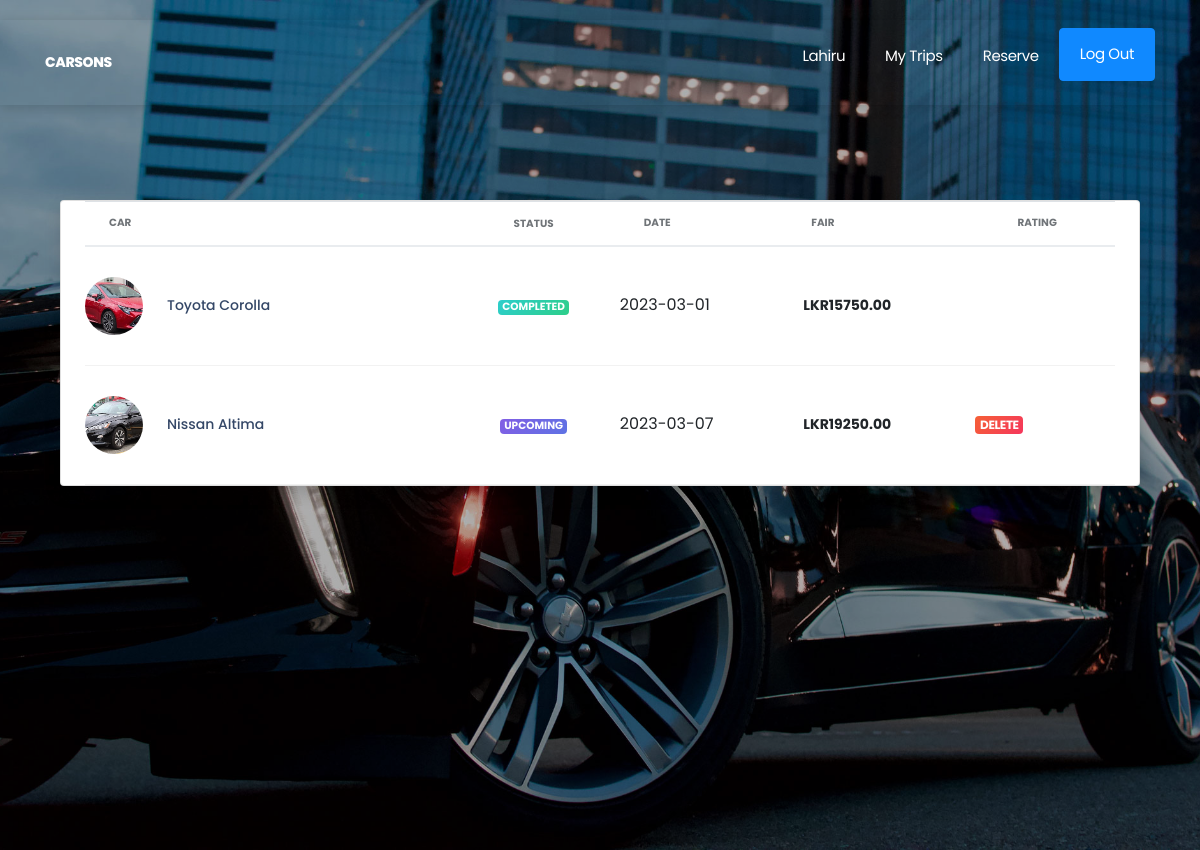
The app's page /trips.php (signed in) with its own data.
### tables this page shows
CREATE TABLE `users` (
  `UserID` int(11) NOT NULL,
  `UserName` varchar(50) NOT NULL,
  `Password` varchar(255) NOT NULL,
  `UserType` enum('user','admin') NOT NULL DEFAULT 'user',
  `Avatar` varchar(255) NOT NULL DEFAULT '../assets/img/default.png'
);

CREATE TABLE `reservations` (
  `ReservationID` int(11) NOT NULL,
  `UserID` int(11) NOT NULL,
  `CarID` int(11) NOT NULL,
  `PickupDate` date NOT NULL,
  `ReturnDate` date NOT NULL,
  `TotalPrice` decimal(10,2) NOT NULL,
  `Status` varchar(12) NOT NULL DEFAULT 'Upcoming'
);

CREATE TABLE `cars` (
  `CarID` int(11) NOT NULL,
  `Make` varchar(50) NOT NULL,
  `Model` varchar(50) NOT NULL,
  `Year` int(11) NOT NULL,
  `RentalPrice` decimal(10,2) NOT NULL,
  `Available` tinyint(1) NOT NULL DEFAULT 1,
  `ViewCar` varchar(255) NOT NULL
);

### trips.php (the view, shortened to what this page needs)
<?php
require_once './config/dbconnect.php';
$username = $_SESSION["username"];
$sql = "SELECT * FROM users WHERE UserName='$username'";
$result = mysqli_query($conn, $sql);
$row = mysqli_fetch_assoc($result);
$userid = $row["UserID"];
?>
<!DOCTYPE html>
<html lang="en">
<head>
  <link href="./assets/css/font-awesome.css" rel="stylesheet" />
  <link id="pagestyle" href="./admin/assets/css/argon-dashboard.css?v=2.0.4" rel="stylesheet" />
  <link rel="stylesheet" href="css/open-iconic-bootstrap.min.css">
  <link rel="stylesheet" href="css/animate.css">
  <link rel="stylesheet" href="css/owl.carousel.min.css">
  <link rel="stylesheet" href="css/owl.theme.default.min.css">
  <link rel="stylesheet" href="css/magnific-popup.css">
  <link rel="stylesheet" href="css/aos.css">
  <link rel="stylesheet" href="css/ionicons.min.css">
  <link rel="stylesheet" href="css/bootstrap-datepicker.css">
  <link rel="stylesheet" href="css/jquery.timepicker.css">
  <link rel="stylesheet" href="css/flaticon.css">
  <link rel="stylesheet" href="css/icomoon.css">
  <link rel="stylesheet" href="css/style.css">
</head>
<body>
  <nav class="navbar navbar-expand-lg navbar-dark ftco_navbar bg-dark ftco-navbar-light" id="ftco-navbar">
    <div class="container">
      <a class="navbar-brand" href="index.php">Carsons</a>
      <div class="collapse navbar-collapse" id="ftco-nav">
        <ul class="navbar-nav ml-auto">
          <li class="nav-item"><a href="./profile.php" class="nav-link"><?php echo ucwords($row['UserName']); ?></a></li>
          <li class="nav-item"><a href="./trips.php" class="nav-link">My Trips</a></li>
          <li class="nav-item"><a href="./reserve.php" class="nav-link">Reserve</a></li>
          <li class="nav-item btn btn-primary rounded" style="padding: 0px;"><a href="./auth/logout.php" class="nav-link">Log
              Out</a>
          </li>
        </ul>
      </div>
    </div>
  </nav>
  <section class="hero-wrap " style="background-image: url('images/bg_2.jpg');">
    <div class=" container">
      <div class="row ftco-animate align-items-center" style="margin-top: 200px;">
        <div class="col-md-12">
          <div class="container">
            <div class="px-4 card card-profile shadow mt--300">
              <div class="table-responsive p-0">
                <table class="table align-items-center justify-content-center mb-0">
                  <thead>
                    <tr>
                      <th class="text-uppercase text-dark text-xxs font-weight-bolder opacity-7 ">Car</th>
                      <th class="text-uppercase text-dark text-xxs font-weight-bolder opacity-7 align-middle text-center text-sm">Status</th>
                      <th class="text-uppercase text-dark text-xxs font-weight-bolder opacity-7 ">Date</th>
                      <th class="text-uppercase text-dark text-xxs font-weight-bolder opacity-7 ps-2">Fair</th>
                      <th class="text-uppercase text-dark text-xxs font-weight-bolder text-center opacity-7 ps-2">Rating</th>
                    </tr>
                  </thead>
                  <tbody>
                    <?php
                    $sql = "SELECT reservations.PickupDate, reservations.TotalPrice, reservations.Status, reservations.ReservationID, cars.ViewCar, cars.Make, cars.Model\n"
                      . "FROM reservations\n"
                      . "INNER JOIN cars ON reservations.carID = cars.carID\n"
                      . "WHERE reservations.UserID = $userid;";
                    $result = mysqli_query($conn, $sql);
                    while ($row = mysqli_fetch_assoc($result)) {
                      echo '<tr>';
                      echo '<td>';
                      echo '<div class="d-flex">';
                      echo '<div>';
                      echo '<img class="avatar avatar-lg rounded-circle me-4" style="object-fit: cover;" src="' . $row['ViewCar'] . '">';
                      echo '</div>';
                      echo '<div class="my-auto">';
                      echo '<h6 class="mb-0 text-sm">' . $row['Make'] . ' ' . $row['Model'] . '</h6>';
                      echo '</div>';
                      echo '</div>';
                      echo '</td>';
                      if ($row["Status"] == "Completed") {
                        $color = "success";
                      } else {
                        $color = "primary";
                      };
                      echo "<td class='align-middle text-center text-sm'><span class='badge badge-sm bg-gradient-" . $color . "'>" . $row["Status"] . "</span></td>";
                      echo '<td>' . $row['PickupDate'] . '</td>';
                      echo '<td><p class="text-sm font-weight-bold mb-0">LKR' . $row['TotalPrice'] . '</p></td>';
                      echo "<td class='align-middle'>";
                      if ($row["Status"] !== 'Completed') {
                        echo "<a class='badge badge-sm bg-gradient-danger' href='?cancel=true&reservationID=" . $row["ReservationID"] . "'>Delete</a>";
                      }
                      echo "</td>";
                      echo '</tr>';
                    }
                    ?>
                  </tbody>
                </table>
              </div>
            </div>
          </div>
        </div>
      </div>
    </div>
  </section>
</body>
</html>

### records on screen
users: UserName "Lahiru"
reservations: CarID.ViewCar (picture), CarID.Make "Toyota", CarID.Model "Corolla", Status "COMPLETED", PickupDate "2023-03-01", TotalPrice "15750.00"
reservations: CarID.ViewCar (picture), CarID.Make "Nissan", CarID.Model "Altima", Status "UPCOMING", PickupDate "2023-03-07", TotalPrice "19250.00"
